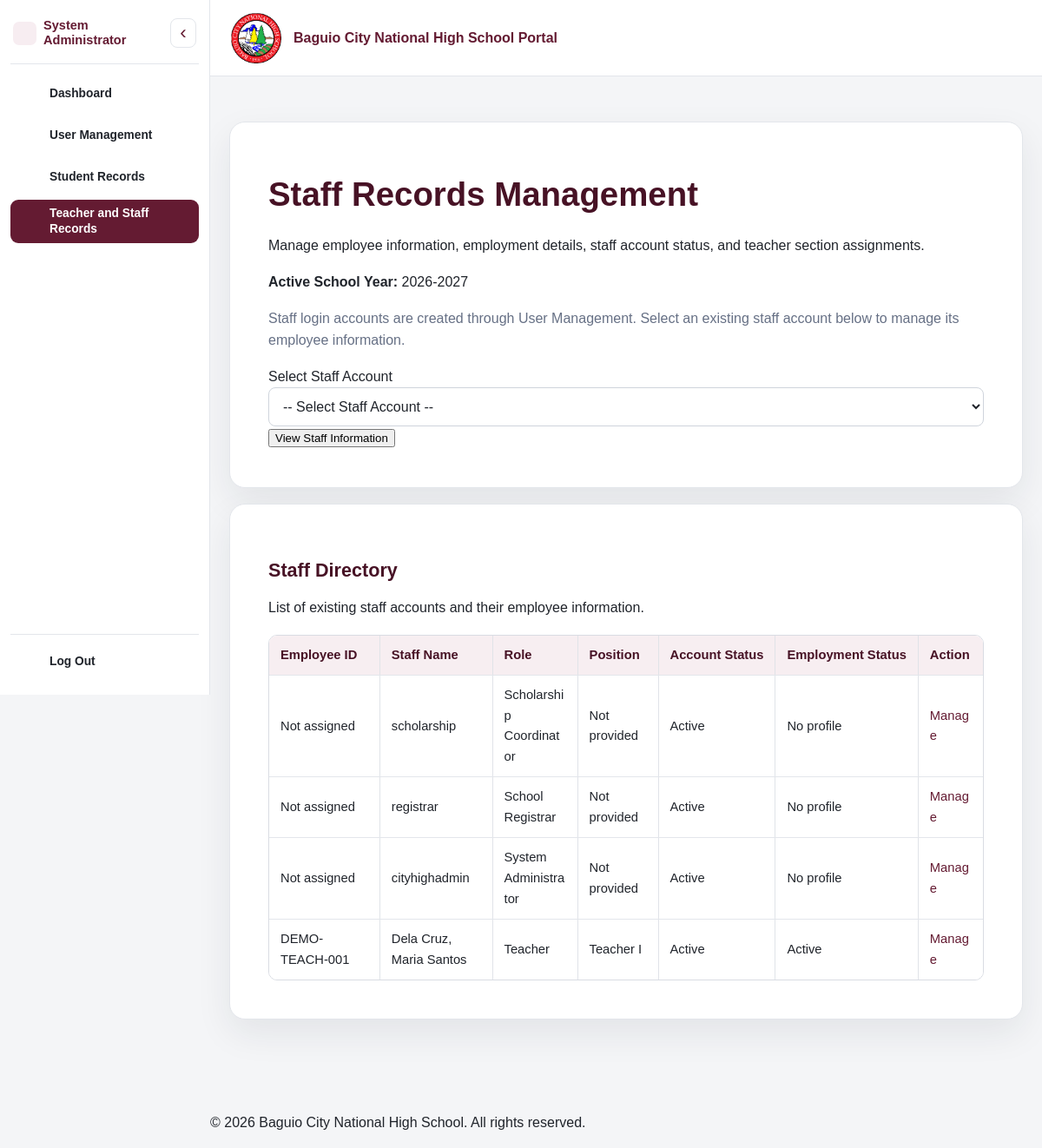
The page /staff/staff_records.php (signed in) on the database its author committed.
### tables this page shows
CREATE TABLE `roles` (
  `role_id` int(10) UNSIGNED NOT NULL,
  `role_name` varchar(60) NOT NULL
);

CREATE TABLE `school_years` (
  `school_year_id` int(10) UNSIGNED NOT NULL,
  `school_year` varchar(20) NOT NULL,
  `start_date` date DEFAULT NULL,
  `end_date` date DEFAULT NULL,
  `status` enum('Active','Inactive','Completed') NOT NULL DEFAULT 'Inactive'
);

CREATE TABLE `users` (
  `user_id` int(10) UNSIGNED NOT NULL,
  `role_id` int(10) UNSIGNED NOT NULL,
  `username` varchar(60) NOT NULL,
  `email` varchar(150) NOT NULL,
  `password_hash` varchar(255) NOT NULL,
  `account_status` enum('Active','Inactive','Locked') NOT NULL DEFAULT 'Active',
  `created_at` timestamp NOT NULL DEFAULT current_timestamp(),
  `updated_at` timestamp NULL DEFAULT NULL ON UPDATE current_timestamp()
);

CREATE TABLE `staff_profiles` (
  `staff_profile_id` int(10) UNSIGNED NOT NULL,
  `user_id` int(10) UNSIGNED NOT NULL,
  `employee_id` varchar(30) NOT NULL,
  `first_name` varchar(100) NOT NULL,
  `middle_name` varchar(100) DEFAULT NULL,
  `last_name` varchar(100) NOT NULL,
  `birth_date` date DEFAULT NULL,
  `contact_number` varchar(30) DEFAULT NULL,
  `address` text DEFAULT NULL,
  `position_title` varchar(100) DEFAULT NULL,
  `department` varchar(100) DEFAULT NULL,
  `employment_type` varchar(50) DEFAULT NULL,
  `hire_date` date DEFAULT NULL,
  `employment_status` enum('Active','On Leave','Resigned','Retired') NOT NULL DEFAULT 'Active',
  `created_at` timestamp NOT NULL DEFAULT current_timestamp(),
  `updated_at` timestamp NOT NULL DEFAULT current_timestamp() ON UPDATE current_timestamp()
);

### includes/functions.php (called while the page is built, shortened)
<?php
function e(?string $value): string
{
    return htmlspecialchars($value ?? '', ENT_QUOTES, 'UTF-8');
}
function current_user(): ?array
{
    return $_SESSION['user'] ?? null;
}

### staff/staff_records.php (the view, shortened to what this page needs)
<?php
require_once __DIR__ . '/../includes/bootstrap.php';
$activeSchoolYear = $pdo->query(
    "SELECT school_year_id, school_year
     FROM school_years
     WHERE status = 'Active'
     LIMIT 1"
)->fetch();
$staffQuery = $pdo->query(
    "SELECT
        u.user_id,
        u.username,
        u.email,
        u.account_status,
        r.role_name,
        sp.employee_id,
        sp.first_name,
        sp.middle_name,
        sp.last_name,
        sp.position_title,
        sp.employment_status
     FROM users u
     INNER JOIN roles r
        ON r.role_id = u.role_id
     LEFT JOIN staff_profiles sp
        ON sp.user_id = u.user_id
     WHERE r.role_name <> 'Student'
     ORDER BY r.role_name, sp.last_name, u.username"
);
$staffUsers = $staffQuery->fetchAll();
require_once __DIR__ . '/../includes/header.php';
?>
<section class="form-card">
    <h1>Staff Records Management</h1>
    <p>
        Manage employee information, employment details,
        staff account status, and teacher section assignments.
    </p>
    <?php if ($activeSchoolYear): ?>
        <p>
            <strong>Active School Year:</strong>
            <?= e($activeSchoolYear['school_year']) ?>
        </p>
    <?php else: ?>
        <p class="alert alert-error">
            No active school year is currently configured.
        </p>
    <?php endif; ?>
    <p class="muted">
        Staff login accounts are created through User Management.
        Select an existing staff account below to manage its employee information.
    </p>
    <form method="GET">
        <div class="form-group">
            <label for="user_id">Select Staff Account</label>
            <select name="user_id" id="user_id" required>
                <option value="">-- Select Staff Account --</option>
            </select>
        </div>
        <div class="form-actions">
            <button type="submit" class="btn btn-primary">
                View Staff Information
            </button>
        </div>
    </form>
</section>
<section class="form-card">
    <h2>Staff Directory</h2>
    <p>List of existing staff accounts and their employee information.</p>
    <?php if ($staffUsers): ?>
        <div class="table-container">
            <table>
                <thead>
                    <tr>
                        <th>Employee ID</th>
                        <th>Staff Name</th>
                        <th>Role</th>
                        <th>Position</th>
                        <th>Account Status</th>
                        <th>Employment Status</th>
                        <th>Action</th>
                    </tr>
                </thead>
                <tbody>
                    <?php foreach ($staffUsers as $staff): ?>
                        <tr>
                            <td><?= e($staff['employee_id'] ?? 'Not assigned') ?></td>
                            <td>
                                <?php if ($staff['first_name']): ?>
                                    <?= e(
                                        $staff['last_name'] . ', ' .
                                        $staff['first_name'] . ' ' .
                                        ($staff['middle_name'] ?? '')
                                    ) ?>
                                <?php else: ?>
                                    <?= e($staff['username']) ?>
                                <?php endif; ?>
                            </td>
                            <td><?= e($staff['role_name']) ?></td>
                            <td><?= e($staff['position_title'] ?? 'Not provided') ?></td>
                            <td><?= e($staff['account_status']) ?></td>
                            <td><?= e($staff['employment_status'] ?? 'No profile') ?></td>
                            <td>
                                <a
                                    class="btn btn-secondary"
                                    href="<?= BASE_URL ?>/staff/staff_records.php?user_id=<?= (int) $staff['user_id'] ?>"
                                >
                                    Manage
                                </a>
                            </td>
                        </tr>
                    <?php endforeach; ?>
                </tbody>
            </table>
        </div>
    <?php else: ?>
        <p>No staff accounts have been created yet.</p>
    <?php endif; ?>
</section>
<?php require_once __DIR__ . '/../includes/footer.php'; ?>

### includes/sidebar.php (shortened to what this page needs)
<?php
$sidebarUser = $user ?? current_user();
$sidebarRole = $sidebarUser['role_name'] ?? '';
$sidebarPage = basename($_SERVER['PHP_SELF'] ?? '');
$sidebarRoleIcon = match ($sidebarRole) {
    'School Registrar' => 'student-record',
    'Student' => 'graduation',
    'Teacher' => 'subject',
    'System Administrator' => 'shield',
    'Scholarship Coordinator' => 'award',
    'Enrollment Committee' => 'users',
    default => null
};
$sidebarLinks = [];
$sidebarHeading = 'Navigation';
$sidebarAdd = static function (string $label, string $url, string $page, string $icon) use (&$sidebarLinks): void {
    $sidebarLinks[] = ['label' => $label, 'url' => $url, 'pages' => [$page], 'icon' => $icon];
};
if ($sidebarRole === 'System Administrator') {
    $sidebarHeading = 'System Administrator';
} else {
    $sidebarAdd('Home', '/index.php', 'index.php', 'dashboard');
    $sidebarAdd('Announcements', '/announcements.php', 'announcements.php', 'announcement');
    $sidebarAdd('Log In', '/login.php', 'login.php', 'profile');
    $sidebarAdd('How to Register?', '/register.php', 'register.php', 'new-enrollment');
}
$sidebarRelatedPages = [
    'enrollment_review.php' => ['review_application.php'],
    'my_applications.php' => ['edit_enrollment.php', 'scholarship_application.php'],
    'scholarship_programs.php' => ['add_scholarship_program.php', 'edit_scholarship_program.php'],
    'student_records.php' => ['student_records_report.php'],
    'staff_records.php' => ['staff_records_report.php'],
];
?>
<aside class="main-sidebar" id="mainSidebar" aria-label="Portal menu" aria-hidden="true" inert>
    <div class="main-sidebar-header sidebar-heading">
        <div class="sidebar-role-identity">
            <?php if ($sidebarRoleIcon): ?>
                <span class="sidebar-nav-icon sidebar-role-icon" aria-hidden="true"><?= $sidebarIcons[$sidebarRoleIcon] ?></span>
            <?php endif; ?>
            <div class="sidebar-identity-text">
                <h2><?= e($sidebarHeading) ?></h2>
            </div>
        </div>
        <button type="button" class="sidebar-compact-toggle" id="sidebarCompactToggle"
                aria-label="Collapse navigation" title="Collapse navigation"
                aria-controls="portalNavigationLinks" aria-expanded="true">
            <span aria-hidden="true">&lsaquo;</span>
        </button>
    </div>
    <nav class="main-sidebar-nav" id="portalNavigationLinks" aria-label="Portal navigation">
        <?php foreach ($sidebarLinks as $link): ?>
            <?php
            $sidebarLinkPage = $link['pages'][0];
            $isCurrentPage = $sidebarPage === $sidebarLinkPage;
            $isActive = $isCurrentPage || in_array($sidebarPage, $sidebarRelatedPages[$sidebarLinkPage] ?? [], true);
            ?>
            <a href="<?= BASE_URL . $link['url'] ?>" class="sidebar-nav-link <?= $isActive ? 'active' : '' ?>"
               aria-label="<?= e($link['label']) ?>" title="<?= e($link['label']) ?>"
               <?= $isActive ? 'aria-current="' . ($isCurrentPage ? 'page' : 'location') . '"' : '' ?>>
                <span class="sidebar-nav-icon"><?= $sidebarIcons[$link['icon']] ?></span>
                <span class="sidebar-nav-text"><?= e($link['label']) ?></span>
            </a>
        <?php endforeach; ?>
    </nav>
    <?php if ($sidebarUser): ?>
        <div class="main-sidebar-footer">
            <a href="#" class="nav-logout" data-logout-trigger aria-label="Log Out" title="Log Out">
                <span class="sidebar-nav-icon"><?= $sidebarIcons['logout'] ?></span>
                <span class="sidebar-nav-text">Log Out</span>
            </a>
        </div>
    <?php endif; ?>
</aside>

### assets/css/responsive.css (style rules this page uses)
html, body { min-width: 0; max-width: 100%; }
.page-container, .form-card, .dashboard-card, .welcome-banner, .hero, .table-container { min-width: 0; }
.page-container > * { min-width: 0; max-width: 100%; }
.page-container :where(h1, h2, h3, p, li, td, th, label, dd, .muted), .brand span { overflow-wrap: anywhere; }
:is(.table-container, .table-responsive, .table-scroll, .records-table-wrapper, .announcement-table-wrapper, .masterlist-table-wrap, .renewal-table-wrap, .stipend-table-wrap) { min-width: 0; max-width: 100%; overflow-x: auto; overscroll-behavior-inline: contain; }
input, select, textarea { max-width: 100%; }
.form-grid, .form-row, .form-actions, .hero-actions { min-width: 0; }
button, .button, input[type="submit"], input[type="button"] { touch-action: manipulation; }

### rows shown on the page
roles: role_name "System Administrator"
school_years: school_year "2026-2027"
users: employee_id "Not assigned", username "scholarship", role.role_name "Scholarship Coordinator", position_title "Not provided", account_status "Active", employment_status "No profile"
users: employee_id "Not assigned", username "registrar", role.role_name "School Registrar", position_title "Not provided", account_status "Active", employment_status "No profile"
users: employee_id "Not assigned", username "cityhighadmin", role.role_name "System Administrator", position_title "Not provided", account_status "Active", employment_status "No profile"
users: staff_profiles.employee_id "DEMO-TEACH-001", staff_profiles.last_name+first_name+middle_name "Dela Cruz, Maria Santos", role.role_name "Teacher", staff_profiles.position_title "Teacher I", account_status "Active", staff_profiles.employment_status "Active"

### other values the page prints
$link['label'] "Dashboard"
$link['label'] "User Management"
$link['label'] "Student Records"
$link['label'] "Teacher and Staff Records"
